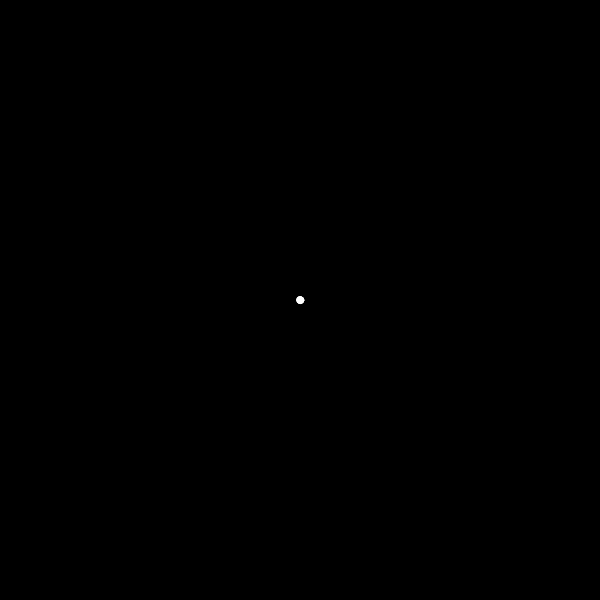
Frame 1 (no input)
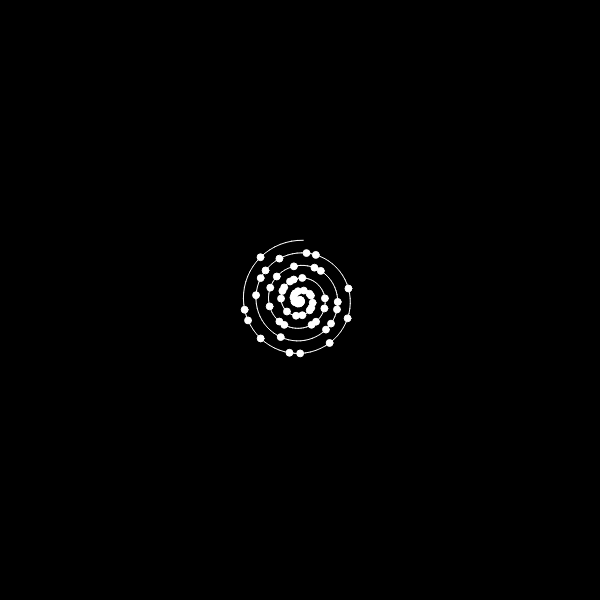
Frame 60 (no input)
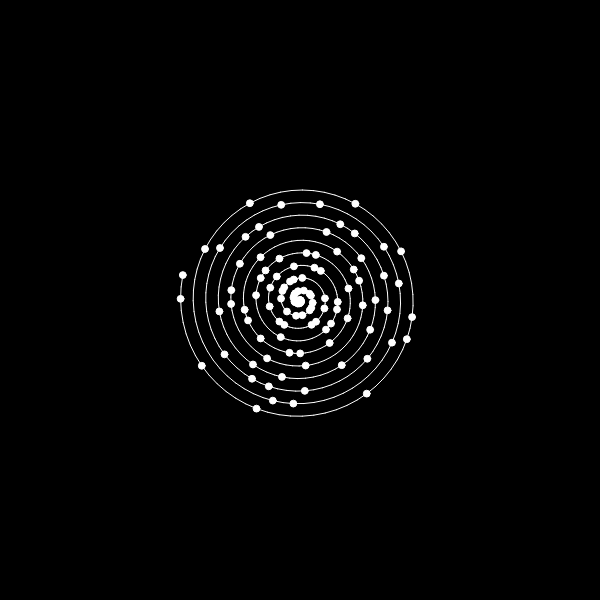
Frame 120 (the mouse pressed at the canvas centre since frame 60)

The p5.js sketch that drew these frames (run headless with seeded random() and noise() and a simulated clock; from frame 60 on, the mouse is pressed at the canvas centre):

// p5.js sketch
// ── sketch.js
let x, y;
let state = 0;
let lenStep;
let stepsLeft = 1;
let currentStep = 0;
let number = 1;

let limitNumber = 3000;
let lenWindow = 600;

function setup() {
  
  createCanvas(lenWindow, lenWindow);
  background(0);
  frameRate(24000);
  
  lenStep = lenWindow/sqrt(limitNumber);
  
  x = width/2;
  y = height/2;
  
//   FPS = 60;
// frameRate(FPS);
// createLoop({duration:5, gif:true});
  
  
}

function isPrime(num){
  
  if(num == 1){
    return false;
  }
  if(num == 2){
    return true;
  }
  
  for(let i = 2 ; i*i <= num ; i += 1){
    if(num%i == 0){
      return false;
    }
  }
  return true;
}

let r = 0;
let angle = 0;

function draw() {
  
  for(let i = 0 ; i < 5 ; i++){

    number += 1;

    let prevX = x;
    let prevY = y;

    x = r*cos(angle)+width/2;
    y = r*sin(angle)+height/2;

    angle += 0.1;
    r += 0.2;


    strokeWeight(1);
    stroke(255);
    line(prevX, prevY, x, y);
    if(isPrime(number)){
      circle(x, y, lenStep/1.6);  
    }

    currentStep += 1;

    if(currentStep == int(stepsLeft)){
      stepsLeft += 0.5;
      currentStep = 0;
      state += 1;
      if(state == 4){
        state = 0;
      }
    }

    if(r > 1.4142*lenWindow/2){
      //noLoop();
    }
    
  }
  
}
